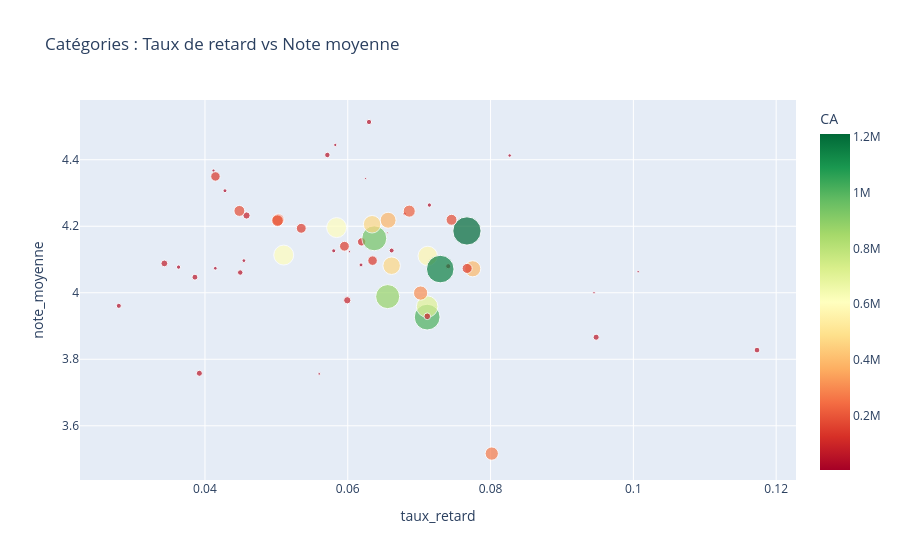

The notebook cell saved with this chart:
### Markdown cell above
#### 2. Quelles catégories sont rentables mais problématiques ?

### Code cell
stats_cat = df.groupby('product_category_name_english').agg(
    CA           = ('price',         'sum'),
    taux_retard  = ('est_en_retard',       'mean'),
    note_moyenne = ('review_score',  'mean'),
    frais_moy    = ('freight_value', 'mean'),
    nb_commandes = ('order_id',      'nunique')
).reset_index()
stats_cat.columns = ['categorie', 'CA', 'taux_retard', 'note_moyenne', 'frais_moy', 'nb_commandes']
stats_cat = stats_cat[stats_cat['nb_commandes'] >= 50]

seuil_ca     = stats_cat['CA'].quantile(0.60)
seuil_retard = stats_cat['taux_retard'].quantile(0.60)
seuil_note   = stats_cat['note_moyenne'].quantile(0.40)

problematiques = stats_cat[
    (stats_cat['CA'] >= seuil_ca) &
    ((stats_cat['taux_retard'] >= seuil_retard) | (stats_cat['note_moyenne'] <= seuil_note))
].sort_values('CA', ascending=False)

print("=== Catégories rentables MAIS problématiques ===")

fig = px.scatter(stats_cat, x='taux_retard', y='note_moyenne', size='CA',
                 color='CA', hover_name='categorie',
                 title="Catégories : Taux de retard vs Note moyenne",
                 color_continuous_scale='RdYlGn')
fig.show()

### Figure 1 — Plotly figure (JSON) as saved in the notebook; plotly's stock layout.template omitted (floating-point values rounded to 4 significant figures)
{"data": [{"hovertemplate": "<b>%{hovertext}</b><br><br>taux_retard=%{x}<br>note_moyenne=%{y}<br>CA=%{marker.color}<extra></extra>", "hovertext": ["agro_industry_and_commerce", "air_conditioning", "art", "audio", "auto", "baby", "bed_bath_table", "books_general_interest", "books_technical", "christmas_supplies", "cine_photo", "computers", "computers_accessories", "consoles_games", "construction_tools_construction", "construction_tools_lights", "construction_tools_safety", "cool_stuff", "costruction_tools_garden", "costruction_tools_tools", "drinks", "dvds_blu_ray", "electronics", "fashion_bags_accessories", "fashion_male_clothing", "fashion_shoes", "fashion_underwear_beach", "fixed_telephony", "food", "food_drink", "furniture_bedroom", "furniture_decor", "furniture_living_room", "garden_tools", "health_beauty", "home_appliances", "home_appliances_2", "home_confort", "home_construction", "housewares", "industry_commerce_and_business", "kitchen_dining_laundry_garden_furniture", "luggage_accessories", "market_place", "musical_instruments", "office_furniture", "perfumery", "pet_shop", "signaling_and_security", "small_appliances", "small_appliances_home_oven_and_coffee", "sports_leisure", "stationery", "tablets_printing_image", "telephony", "toys", "watches_gifts"], "legendgroup": "", "marker": {"color": [70150.0, 52720.0, 23460.0, 49250.0, 573200.0, 394700.0, 1008000.0, 42290.0, 18000.0, 8732.0, 6103.0, 218700.0, 877300.0, 146300.0, 137600.0, 39430.0, 38480.0, 605600.0, 24740.0, 15900.0, 20860.0, 4543.0, 153400.0, 147800.0, 10450.0, 23000.0, 9306.0, 55320.0, 28140.0, 14870.0, 19050.0, 703300.0, 67000.0, 465100.0, 1212000.0, 78050.0, 105300.0, 56830.0, 80300.0, 603600.0, 37670.0, 44930.0, 135600.0, 27710.0, 181000.0, 267400.0, 384600.0, 207700.0, 21030.0, 181100.0, 45540.0, 944300.0, 221200.0, 7528.0, 306800.0, 465000.0, 1152000.0], "coloraxis": "coloraxis", "size": [70150.0, 52720.0, 23460.0, 49250.0, 573200.0, 394700.0, 1008000.0, 42290.0, 18000.0, 8732.0, 6103.0, 218700.0, 877300.0, 146300.0, 137600.0, 39430.0, 38480.0, 605600.0, 24740.0, 15900.0, 20860.0, 4543.0, 153400.0, 147800.0, 10450.0, 23000.0, 9306.0, 55320.0, 28140.0, 14870.0, 19050.0, 703300.0, 67000.0, 465100.0, 1212000.0, 78050.0, 105300.0, 56830.0, 80300.0, 603600.0, 37670.0, 44930.0, 135600.0, 27710.0, 181000.0, 267400.0, 384600.0, 207700.0, 21030.0, 181100.0, 45540.0, 944300.0, 221200.0, 7528.0, 306800.0, 465000.0, 1152000.0], "sizemode": "area", "sizeref": 3029.0, "symbol": "circle"}, "mode": "markers", "name": "", "orientation": "v", "showlegend": false, "type": "scatter", "x": [0.03431, 0.0386, 0.06186, 0.1173, 0.0712, 0.0775, 0.07112, 0.06298, 0.08268, 0.1007, 0.0625, 0.05025, 0.06559, 0.05953, 0.06347, 0.07407, 0.02793, 0.05844, 0.05804, 0.05825, 0.04545, 0.06557, 0.07672, 0.05349, 0.056, 0.0428, 0.09449, 0.03922, 0.07143, 0.0412, 0.06796, 0.07112, 0.07114, 0.06615, 0.07669, 0.04582, 0.06195, 0.09479, 0.05993, 0.05103, 0.06615, 0.04494, 0.04147, 0.0363, 0.07453, 0.08017, 0.06565, 0.05016, 0.04145, 0.04482, 0.05714, 0.06371, 0.06861, 0.06024, 0.0702, 0.06341, 0.07295], "xaxis": "x", "y": [4.088, 4.047, 4.084, 3.828, 4.111, 4.072, 3.927, 4.513, 4.413, 4.063, 4.344, 4.219, 3.988, 4.14, 4.097, 4.08, 3.961, 4.196, 4.126, 4.444, 4.097, 4.18, 4.073, 4.194, 3.756, 4.307, 4.0, 3.758, 4.264, 4.367, 4.238, 3.958, 3.929, 4.081, 4.186, 4.232, 4.153, 3.866, 3.977, 4.113, 4.127, 4.061, 4.35, 4.077, 4.219, 3.516, 4.218, 4.217, 4.074, 4.246, 4.414, 4.164, 4.245, 4.123, 3.999, 4.206, 4.071], "yaxis": "y"}], "layout": {"coloraxis": {"colorbar": {"title": {"text": "CA"}}, "colorscale": [[0, "rgb(165,0,38)"], [0.1, "rgb(215,48,39)"], [0.2, "rgb(244,109,67)"], [0.3, "rgb(253,174,97)"], [0.4, "rgb(254,224,139)"], [0.5, "rgb(255,255,191)"], [0.6, "rgb(217,239,139)"], [0.7, "rgb(166,217,106)"], [0.8, "rgb(102,189,99)"], [0.9, "rgb(26,152,80)"], [1, "rgb(0,104,55)"]]}, "legend": {"itemsizing": "constant", "tracegroupgap": 0}, "title": {"text": "Catégories : Taux de retard vs Note moyenne"}, "xaxis": {"anchor": "y", "domain": [0, 1], "title": {"text": "taux_retard"}}, "yaxis": {"anchor": "x", "domain": [0, 1], "title": {"text": "note_moyenne"}}}}
